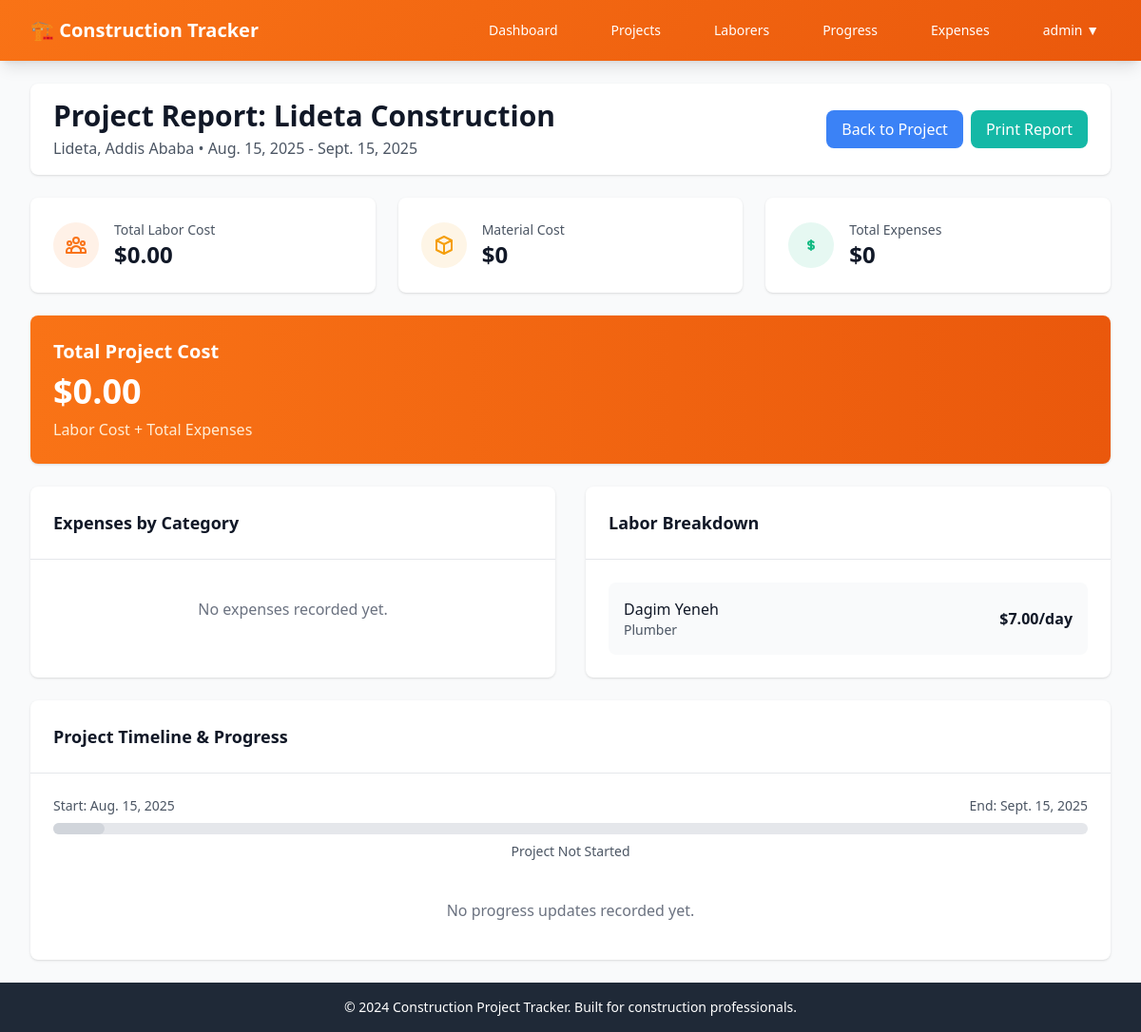
The page /projects/6/report/ (signed in) on the database its author committed.
### tracker/models.py (models this page shows, shortened)
class Project(models.Model):
    user = models.ForeignKey(User, on_delete=models.CASCADE, null=True)  # temporarily null=True
    name = models.CharField(max_length=200)
    location = models.CharField(max_length=200)
    start_date = models.DateField()
    end_date = models.DateField()
    class Meta:
        ordering = ['-start_date']
    @property
    def total_labor_cost(self):
        total = Decimal('0.00')
        for laborer in self.laborer_set.all():
            attendance_days = laborer.attendance_set.filter(project=self).count()
            total += laborer.daily_rate * attendance_days
        return total
    @property
    def total_expenses(self):
        return sum(expense.amount for expense in self.expense_set.all())

class Laborer(models.Model):
    ROLE_CHOICES = [
        ('foreman', 'Foreman'),
        ('electrician', 'Electrician'),
        ('plumber', 'Plumber'),
        ('carpenter', 'Carpenter'),
        ('mason', 'Mason'),
        ('painter', 'Painter'),
        ('general', 'General Labor'),
        ('operator', 'Equipment Operator'),
    ]
    name = models.CharField(max_length=100)
    role = models.CharField(max_length=50, choices=ROLE_CHOICES)
    daily_rate = models.DecimalField(max_digits=10, decimal_places=2)
    assigned_project = models.ForeignKey(Project, on_delete=models.CASCADE)
    class Meta:
        ordering = ['name']

### tracker/views.py (the view)
# urls.py: path('projects/<int:pk>/report/', views.ProjectReportView.as_view(), name='project_report'),
class ProjectReportView(LoginRequiredMixin, DetailView):
    model = Project
    template_name = 'tracker/project_report.html'
    def dispatch(self, request, *args, **kwargs):
        if not request.user.is_authenticated:
            messages.warning(request, "You must log in to view project reports.")
        return super().dispatch(request, *args, **kwargs)
    def get_context_data(self, **kwargs):
        context = super().get_context_data(**kwargs)
        project = self.get_object()
        expenses_by_category = project.expense_set.values('category').annotate(
            total=Sum('amount')
        ).order_by('-total')
        context.update({
            'expenses_by_category': expenses_by_category,
            'material_cost': project.expense_set.filter(
                category='materials'
            ).aggregate(Sum('amount'))['amount__sum'] or 0,
        })
        return context

### templates/tracker/project_report.html (shortened to what this page needs)
{% extends 'base.html' %}
{% block content %}
<div class="space-y-6">
    <div class="bg-white shadow rounded-lg">
        <div class="px-6 py-4">
            <div class="flex flex-col md:flex-row justify-between items-start md:items-center gap-4">
                <div>
                    <h1 class="text-3xl font-bold text-gray-900">Project Report: {{ object.name }}</h1>
                    <p class="text-gray-600 mt-1">{{ object.location }} • {{ object.start_date }} - {{ object.end_date }}</p>
                </div>
                <div class="flex space-x-2">
                    <a href="{% url 'project_detail' object.pk %}" class="bg-secondary text-white px-4 py-2 rounded-lg hover:bg-blue-700 transition-colors">
                        Back to Project
                    </a>
                    <button onclick="window.print()" class="bg-accent text-white px-4 py-2 rounded-lg hover:bg-teal-700 transition-colors">
                        Print Report
                    </button>
                </div>
            </div>
        </div>
    </div>
    <div class="grid grid-cols-1 md:grid-cols-3 gap-6">
        <div class="bg-white rounded-lg shadow p-6">
            <div class="flex items-center">
                <div class="p-3 rounded-full bg-primary bg-opacity-10">
                </div>
                <div class="ml-4">
                    <p class="text-sm font-medium text-gray-600">Total Labor Cost</p>
                    <p class="text-2xl font-bold text-gray-900">${{ object.total_labor_cost }}</p>
                </div>
            </div>
        </div>
        <div class="bg-white rounded-lg shadow p-6">
            <div class="flex items-center">
                <div class="p-3 rounded-full bg-warning bg-opacity-10">
                    <svg class="w-6 h-6 text-warning" fill="none" stroke="currentColor" viewBox="0 0 24 24">
                        <path stroke-linecap="round" stroke-linejoin="round" stroke-width="2" d="M20 7l-8-4-8 4m16 0l-8 4m8-4v10l-8 4m0-10L4 7m8 4v10M4 7v10l8 4"></path>
                    </svg>
                </div>
                <div class="ml-4">
                    <p class="text-sm font-medium text-gray-600">Material Cost</p>
                    <p class="text-2xl font-bold text-gray-900">${{ material_cost }}</p>
                </div>
            </div>
        </div>
        <div class="bg-white rounded-lg shadow p-6">
            <div class="flex items-center">
                <div class="p-3 rounded-full bg-success bg-opacity-10">
                    <svg class="w-6 h-6 text-success" fill="none" stroke="currentColor" viewBox="0 0 24 24">
                        <path stroke-linecap="round" stroke-linejoin="round" stroke-width="2" d="M12 8c-1.657 0-3 .895-3 2s1.343 2 3 2 3 .895 3 2-1.343 2-3 2m0-8c1.11 0 2.08.402 2.599 1M12 8V7m0 1v8m0 0v1m0-1c-1.11 0-2.08-.402-2.599-1"></path>
                    </svg>
                </div>
                <div class="ml-4">
                    <p class="text-sm font-medium text-gray-600">Total Expenses</p>
                    <p class="text-2xl font-bold text-gray-900">${{ object.total_expenses }}</p>
                </div>
            </div>
        </div>
    </div>
    <div class="bg-gradient-to-r from-orange-500 to-orange-600 rounded-lg shadow p-6 text-white">
        <h2 class="text-xl font-semibold mb-2">Total Project Cost</h2>
        <p class="text-4xl font-bold">${{ object.total_labor_cost|add:object.total_expenses|floatformat:2 }}</p>
        <p class="text-orange-100 mt-2">Labor Cost + Total Expenses</p>
    </div>
    <div class="grid grid-cols-1 lg:grid-cols-2 gap-8">
        <div class="bg-white rounded-lg shadow">
            <div class="p-6 border-b border-gray-200">
                <h2 class="text-lg font-semibold text-gray-900">Expenses by Category</h2>
            </div>
            <div class="p-6">
                {% if expenses_by_category %}
                    <div class="space-y-4">
                        {% for expense in expenses_by_category %}
                            <div class="flex justify-between items-center">
                                <div class="flex items-center">
                                    <div class="w-3 h-3 bg-primary rounded-full mr-3"></div>
                                    <span class="font-medium text-gray-900 capitalize">{{ expense.category }}</span>
                                </div>
                                <span class="font-bold text-gray-900">${{ expense.total }}</span>
                            </div>
                            <div class="w-full bg-gray-200 rounded-full h-2">
                                <div class="bg-primary h-2 rounded-full" style="width: {% widthratio expense.total object.total_expenses 100 %}%"></div>
                            </div>
                        {% endfor %}
                    </div>
                {% else %}
                    <p class="text-gray-500 text-center py-4">No expenses recorded yet.</p>
                {% endif %}
            </div>
        </div>
        <div class="bg-white rounded-lg shadow">
            <div class="p-6 border-b border-gray-200">
                <h2 class="text-lg font-semibold text-gray-900">Labor Breakdown</h2>
            </div>
            <div class="p-6">
                {% if object.laborer_set.all %}
                    <div class="space-y-4">
                        {% for laborer in object.laborer_set.all %}
                            <div class="flex justify-between items-center p-4 bg-gray-50 rounded-lg">
                                <div>
                                    <h3 class="font-medium text-gray-900">{{ laborer.name }}</h3>
                                    <p class="text-sm text-gray-600">{{ laborer.get_role_display }}</p>
                                </div>
                                <div class="text-right">
                                    <p class="font-semibold text-gray-900">${{ laborer.daily_rate }}/day</p>
                                </div>
                            </div>
                        {% endfor %}
                    </div>
                {% else %}
                    <p class="text-gray-500 text-center py-4">No laborers assigned yet.</p>
                {% endif %}
            </div>
        </div>
    </div>
    <div class="bg-white rounded-lg shadow">
        <div class="p-6 border-b border-gray-200">
            <h2 class="text-lg font-semibold text-gray-900">Project Timeline & Progress</h2>
        </div>
        <div class="p-6">
            <div class="mb-6">
                <div class="flex justify-between text-sm text-gray-600 mb-2">
                    <span>Start: {{ object.start_date }}</span>
                    <span>End: {{ object.end_date }}</span>
                </div>
                <div class="w-full bg-gray-200 rounded-full h-3">
                    {% now "Y-m-d" as today %}
                    {% if object.start_date <= today and today <= object.end_date %}
                        <div class="bg-success h-3 rounded-full" style="width: 65%"></div>
                    {% elif today > object.end_date %}
                        <div class="bg-success h-3 rounded-full" style="width: 100%"></div>
                    {% else %}
                        <div class="bg-gray-300 h-3 rounded-full" style="width: 5%"></div>
                    {% endif %}
                </div>
                <div class="flex justify-center mt-2">
                    <span class="text-sm text-gray-600">
                        {% if object.start_date <= today and today <= object.end_date %}
                            Project In Progress
                        {% elif today > object.end_date %}
                            Project Completed
                        {% else %}
                            Project Not Started
                        {% endif %}
                    </span>
                </div>
            </div>
            {% if object.dailyprogress_set.all %}
                <div class="space-y-4">
                    <h3 class="font-medium text-gray-900">Recent Progress Updates</h3>
                    {% for progress in object.dailyprogress_set.all|slice:":5" %}
                        <div class="border-l-4 border-primary pl-4">
                            <p class="text-sm text-gray-600">{{ progress.date }}</p>
                            <p class="text-gray-900 mt-1">{{ progress.summary }}</p>
                        </div>
                    {% endfor %}
                </div>
            {% else %}
                <p class="text-gray-500 text-center py-4">No progress updates recorded yet.</p>
            {% endif %}
        </div>
    </div>
</div>
{% endblock %}

### templates/base.html (shortened to what this page needs)
<!DOCTYPE html>
<html lang="en">
  <head>
    <script src="https://cdn.tailwindcss.com"></script>
  </head>
  <body class="bg-gray-50 min-h-screen">
    <nav class="construction-gradient shadow-lg">
      <div class="max-w-7xl mx-auto px-4 sm:px-6 lg:px-8">
        <div class="flex justify-between h-16">
          <div class="flex items-center">
            <div class="flex-shrink-0 flex items-center">
              <h1 class="text-white text-xl font-bold">
                🏗️ Construction Tracker
              </h1>
            </div>
          </div>
          <div class="hidden md:flex items-center space-x-8">
            <a
              href="{% url 'dashboard' %}"
              class="text-white hover:text-orange-200 px-3 py-2 rounded-md text-sm font-medium transition-colors"
            >
              Dashboard
            </a>
            <a
              href="{% url 'project_list' %}"
              class="text-white hover:text-orange-200 px-3 py-2 rounded-md text-sm font-medium transition-colors"
            >
              Projects
            </a>
            <a
              href="{% url 'laborer_list' %}"
              class="text-white hover:text-orange-200 px-3 py-2 rounded-md text-sm font-medium transition-colors"
            >
              Laborers
            </a>
            <a
              href="{% url 'progress_list' %}"
              class="text-white hover:text-orange-200 px-3 py-2 rounded-md text-sm font-medium transition-colors"
            >
              Progress
            </a>
            <a
              href="{% url 'expense_list' %}"
              class="text-white hover:text-orange-200 px-3 py-2 rounded-md text-sm font-medium transition-colors"
            >
              Expenses
            </a>
            {% if user.is_authenticated %}
            <div class="relative inline-block text-left">
              <button type="button"
                      class="text-white hover:text-orange-200 px-3 py-2 rounded-md text-sm font-medium transition-colors"
                      id="user-menu-button">
                {{ user.username }} ▼
              </button>
            </div>
            {% else %}
              <a href="{% url 'login' %}" class="text-white hover:text-orange-200 px-3 py-2 rounded-md text-sm font-medium transition-colors">
                Login
              </a>
            {% endif %}
          </div>
        </div>
      </div>
    </nav>
    <main class="max-w-7xl mx-auto py-6 px-4 sm:px-6 lg:px-8">
      {% block content %} {% endblock %}
    </main>
    <footer class="bg-gray-800 text-white w-full">
      <div class="max-w-7xl mx-auto py-4 px-4 sm:px-6 lg:px-8">
        <p class="text-center text-sm">
          © 2024 Construction Project Tracker. Built for construction professionals.
        </p>
      </div>
    </footer>
  </body>
</html>

### templates/base.html (style rules this page uses)
.construction-gradient { background: linear-gradient(135deg, #f97316 0%, #ea580c 100%); }

### templates/tracker/project_report.html (style rules this page uses)
nav, footer, .no-print { display: none !important; }
body { font-size: 12px; }
.bg-gradient-to-r { background: #f97316 !important; }

### rows shown on the page
Project: name "Lideta Construction", location "Lideta, Addis Ababa", start_date "Aug. 15, 2025", end_date "Sept. 15, 2025", total_labor_cost "0.00", total_expenses "0", total_labor_cost|add "0.00"
Laborer: name "Dagim Yeneh", role "Plumber", daily_rate "7.00"

### other values the page prints
{{ user.username }} "admin"
{{ material_cost }} "0"
